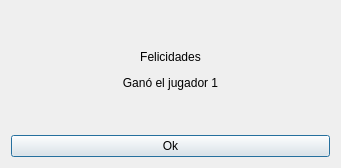
<?xml version="1.0" encoding="UTF-8"?>
<ui version="4.0">
 <class>GanadorM</class>
 <widget class="QDialog" name="GanadorM">
  <property name="geometry">
   <rect>
    <x>0</x>
    <y>0</y>
    <width>341</width>
    <height>168</height>
   </rect>
  </property>
  <property name="windowTitle">
   <string>Dialog</string>
  </property>
  <layout class="QVBoxLayout" name="verticalLayout">
   <item>
    <widget class="QLabel" name="label">
     <property name="text">
      <string>&lt;html&gt;&lt;head/&gt;&lt;body&gt;&lt;p align=&quot;center&quot;&gt;Felicidades&lt;/p&gt;&lt;p align=&quot;center&quot;&gt;Ganó el jugador 1&lt;/p&gt;&lt;/body&gt;&lt;/html&gt;</string>
     </property>
    </widget>
   </item>
   <item>
    <widget class="QPushButton" name="pushButton">
     <property name="text">
      <string>Ok</string>
     </property>
    </widget>
   </item>
  </layout>
 </widget>
 <resources/>
 <connections>
  <connection>
   <sender>pushButton</sender>
   <signal>clicked()</signal>
   <receiver>GanadorM</receiver>
   <slot>close()</slot>
   <hints>
    <hint type="sourcelabel">
     <x>164</x>
     <y>112</y>
    </hint>
    <hint type="destinationlabel">
     <x>170</x>
     <y>83</y>
    </hint>
   </hints>
  </connection>
 </connections>
</ui>
